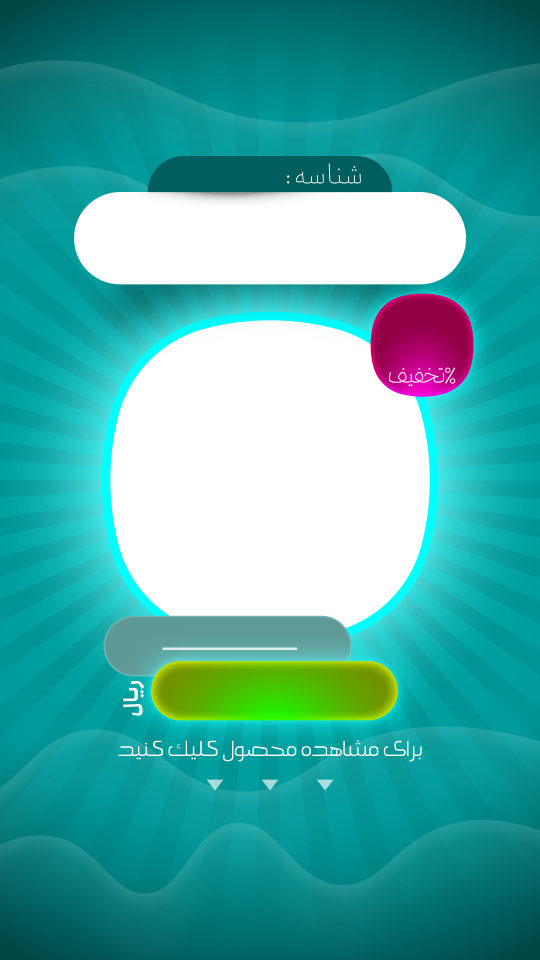
#> input picture story_maker/image.jpg, 1080 x 1920 px (shown at 1/2 size)
$ python iMage_text.py   (older library calls are emulated)
#> lines starting #> are read from the running program, lines starting #| are printed output that depends on the picture
from PIL import Image, ImageFont, ImageDraw

my_image = Image.open("image.jpg")
#> my_image is the input picture: PIL image 1080x1920 RGB; mean R, G, B 72, 169.2, 165.9
title_font = ImageFont.truetype('Dana-Regular.ttf', 50)

title_text = "رضا شیخ سامانی W بسیار خوب D"

W , H = (1080 , 1920)

image_editable = ImageDraw.Draw(my_image)

#image_editable.text((540,200), title_text, (0, 94, 94), font=title_font)

w , h = image_editable.textsize(title_text)
#> w = 129; h = 10
image_editable.text(((W-w)/2 , 400), title_text, (0, 94, 94), font=title_font)

my_image.save("result.jpg")
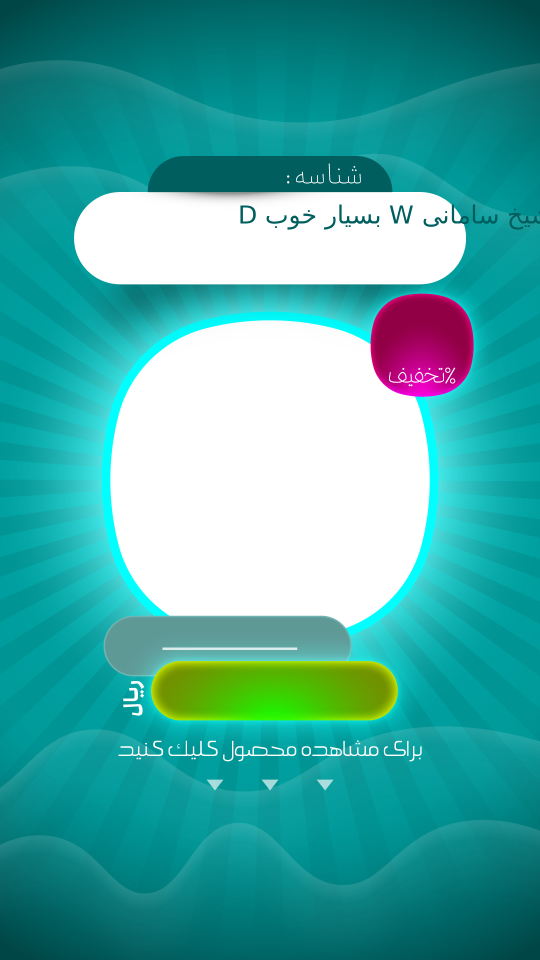
#> saved as result.jpg: PIL image 1080x1920 RGB (shown at 1/2 size); mean R, G, B 71.5, 168.9, 165.6
